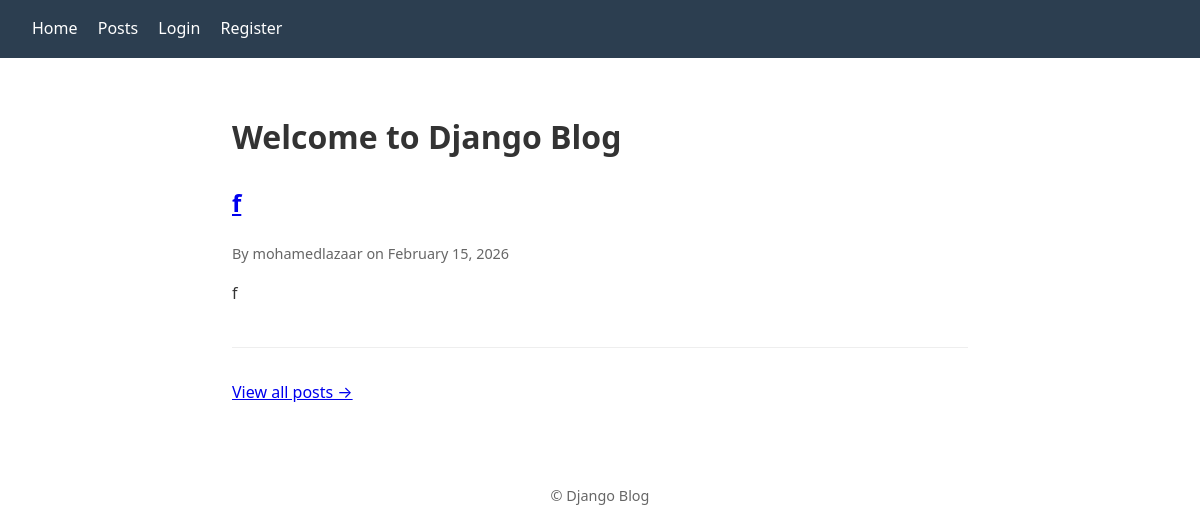
The page / on the database its author committed.
### blog/models.py (models this page shows, shortened)
class Post(models.Model):
    title = models.CharField(max_length=200)
    content = models.TextField()
    published_date = models.DateTimeField(auto_now_add=True)
    author = models.ForeignKey(
        User,
        on_delete=models.CASCADE,
        related_name='posts',
    )

### blog/views.py (the view)
# urls.py: path("", views.home, name="home"),
def home(request):
    posts = Post.objects.all().select_related("author").order_by("-published_date")[:10]
    return render(request, "blog/home.html", {"posts": posts})

### blog/templates/blog/home.html (shortened to what this page needs)
{% extends "blog/base.html" %}
{% block content %}
<h1>Welcome to Django Blog</h1>
{% if posts %}
  <ul class="post-list">
    {% for post in posts %}
    <li>
      <h2><a href="{% url 'blog:post_detail' post.pk %}">{{ post.title }}</a></h2>
      <p class="meta">By {{ post.author.username }} on {{ post.published_date|date:"F j, Y" }}</p>
      <p>{{ post.content|truncatewords:30 }}</p>
    </li>
    {% endfor %}
  </ul>
  <p><a href="{% url 'blog:post_list' %}">View all posts &rarr;</a></p>
{% endif %}
{% endblock %}

### blog/static/blog/css/styles.css (style rules this page uses)
* { box-sizing: border-box; }
body { font-family: system-ui, -apple-system, sans-serif; line-height: 1.6; margin: 0; padding: 0; color: #333; }
.post-list { list-style: none; padding: 0; }
.post-list li { margin-bottom: 2rem; padding-bottom: 1.5rem; border-bottom: 1px solid #eee; }
.post-list .meta { color: #666; font-size: 0.9rem; margin: 0.25rem 0; }

### rows shown on the page
Post: title "f", author.username "mohamedlazaar", published_date "February 15, 2026", content "f"
